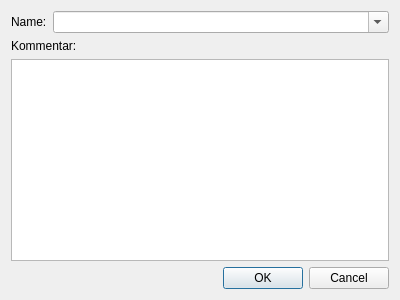
<?xml version="1.0" encoding="UTF-8"?>
<ui version="4.0">
 <class>Save_Layout</class>
 <widget class="QDialog" name="Save_Layout">
  <property name="geometry">
   <rect>
    <x>0</x>
    <y>0</y>
    <width>400</width>
    <height>300</height>
   </rect>
  </property>
  <property name="windowTitle">
   <string>TurnFix - Layout abspeichern</string>
  </property>
  <property name="windowIcon">
   <iconset resource="../../../../resources/TurnFix.qrc">
    <normaloff>:/appicons/icon.png</normaloff>:/appicons/icon.png</iconset>
  </property>
  <layout class="QGridLayout" name="gridLayout">
   <item row="0" column="0">
    <widget class="QLabel" name="label">
     <property name="sizePolicy">
      <sizepolicy hsizetype="Fixed" vsizetype="Preferred">
       <horstretch>0</horstretch>
       <verstretch>0</verstretch>
      </sizepolicy>
     </property>
     <property name="text">
      <string>Name:</string>
     </property>
     <property name="buddy">
      <cstring>cmb_layout</cstring>
     </property>
    </widget>
   </item>
   <item row="0" column="1">
    <widget class="QComboBox" name="cmb_layout">
     <property name="editable">
      <bool>true</bool>
     </property>
    </widget>
   </item>
   <item row="1" column="0" colspan="2">
    <widget class="QLabel" name="label_2">
     <property name="text">
      <string>Kommentar:</string>
     </property>
    </widget>
   </item>
   <item row="2" column="0" colspan="2">
    <widget class="QTextEdit" name="txt_comment"/>
   </item>
   <item row="3" column="0" colspan="2">
    <widget class="QDialogButtonBox" name="bbx_done">
     <property name="standardButtons">
      <set>QDialogButtonBox::Cancel|QDialogButtonBox::Ok</set>
     </property>
    </widget>
   </item>
  </layout>
 </widget>
 <resources>
  <include location="../../../../resources/TurnFix.qrc"/>
 </resources>
 <connections/>
</ui>
